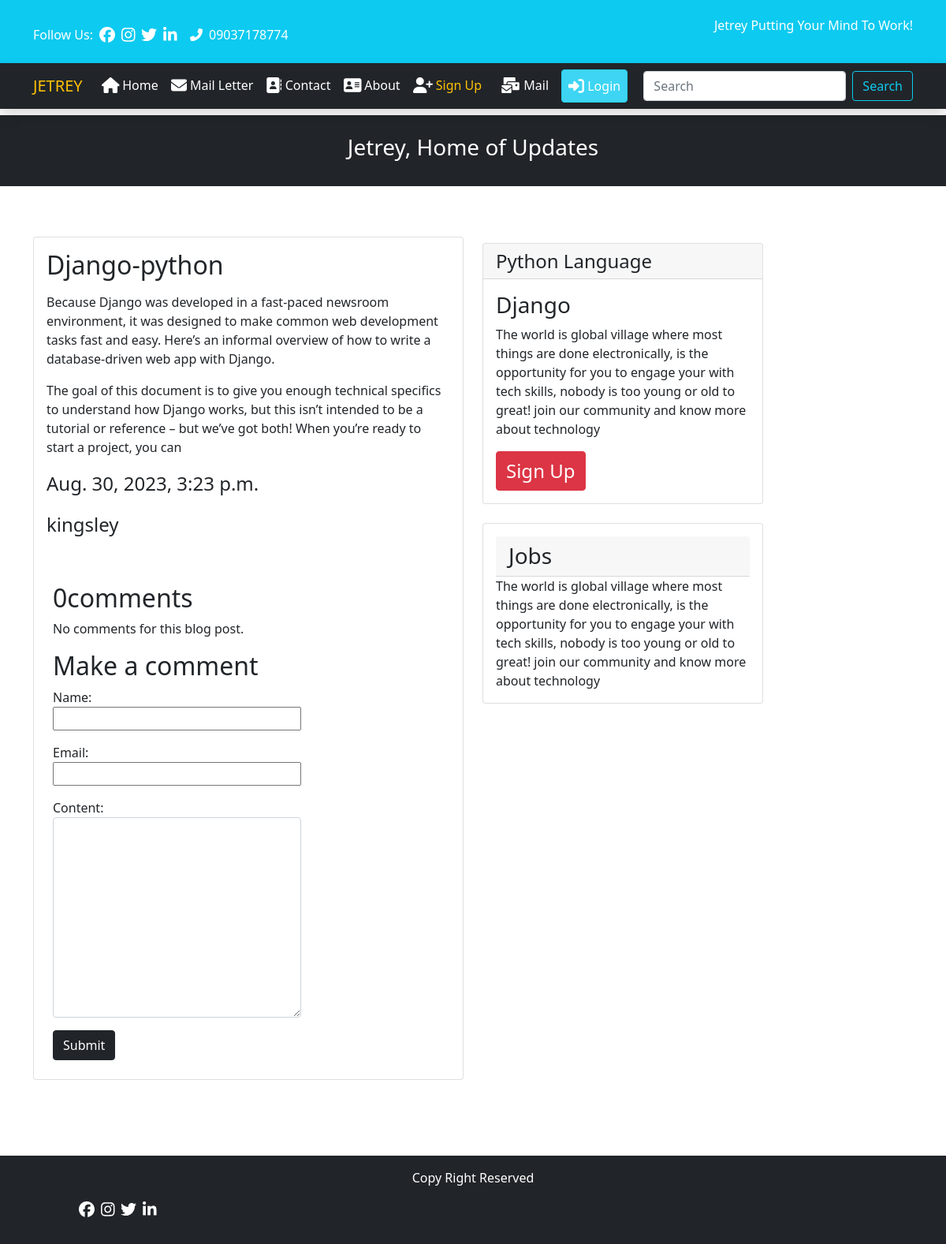
Screenshot of /post/3 with the database file from the repository.
### info/models.py (models this page shows, shortened)
class Blog(models.Model):
    title = models.CharField(max_length=200)
    slug = models.SlugField()
    description = RichTextField(blank=True, null=True)
    author = models.ForeignKey(User, on_delete=models.CASCADE, related_name='blog_posts')
    updated_on = models.DateTimeField(auto_now=True)
    created_on = models.DateTimeField(auto_now_add=True)
    status = models.IntegerField(choices=STATUS, default=0)
    image = models.ImageField(upload_to="img")
    class Meta:
        ordering = ['-created_on']

### info/views.py (the view)
# urls.py: path('post/<str:pk>', views.blog, name="post"),
def blog(request, pk):
    posts = Blog.objects.get(id=pk)
    comments = posts.comments.filter(status=True)
    user_comment = None
    if request.method == "POST":
        comment_form = CommentForm(request.POST)
        if comment_form.is_valid():
            user_comment = comment_form.save(commit=False)
            user_comment.posts = posts
            user_comment.save()
            return HttpResponseRedirect('/')
    else:
        comment_form = CommentForm()
    return render(request, 'info/blogs.html', {'posts': posts,
                                               'comment': user_comment,
                                               'comments': comments,
                                               'comment_form': comment_form, },
                  )

### info/forms.py
class CommentForm(forms.ModelForm):
    class Meta:
        model = Comment
        fields = ("name", "email", "content")
        widgets = {
            "name": forms.TextInput(attrs={"class": "col-sm-12"}),
            "email": forms.TextInput(attrs={"class": "col-sm-12"}),
            "content": forms.Textarea(attrs={"class": "form-control"}),
        }

### templates/info/blogs.html (shortened to what this page needs)
{% extends 'info/main.html' %}
{% load static %}
{% block content %}
<div class="container my-5">
<div class="row">
            <div class="col-md-6 mt-3">
                <div class="card mb-5">
                    <div class="card-body">
                        <h2 class="card-title fs-bold">{{posts.title|safe}}</h2>
                        <p class="card-text fs-4">{{posts.description|safe}}</p>
                        <p class="card-text fs-4">{{posts.created_on}}</p>
                        <p class="card-text fs-4">{{posts.author}}</p>
                    </div>
                    <div class="col-md-8 mt-3 p-4">
                     {% with comments.count as total_comments %}
                        <h2>{{ total_comments }}comment{{ total_comments|pluralize }}</h2>
                        {% endwith %}
                        {% for comment in comments %}
                        Comment {{ forloop.counter }} by {{ comment.name }}
                        on {{ comment.publish }}
                        {{ comment.content|linebreaks }}
                        {% empty %}
                        <p>No comments for this blog post.</p>
                        {% endfor %}
                        <h2>Make a comment</h2>
                        <form id="myform" method="post">
                            {{ comment_form.as_p }}
                            <button type="submit" class="btn btn-dark">Submit</button>
                        </form>
                    </div>
                </div>
            </div>
 {% block sidebar %} {% include 'info/sidebar.html' %} {% endblock sidebar %}
</div>
</div>
{% endblock %}

### rows the page displays
Blog: title "Django-python", description "Because Django was developed in a fast-paced newsroom environment, it was designed to make common web development tasks fast and easy. Here’s an informal overview of how to write a database-driven web app with Django. The goal of this document is to give you enough technical specifics to understand how Django works, but this isn’t intended to be a tutorial or reference – but we’ve got both! When you’re ready to start a project, you can", created_on "Aug. 30, 2023, 3:23 p.m.", author "kingsley"

### other values shown
{{ total_comments }} "0"
